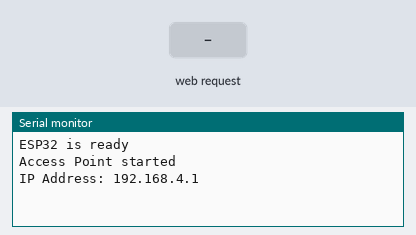
The sketch below on a simulated ESP32. On the bench: the last lines printed to the serial monitor. The inputs (shaded band) are chosen by the test bench.

Above: at 1.2 s.
1.3 s: HTTP request GET /send?message=1 received
At 2.5 s:
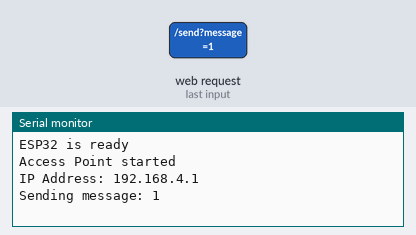
2.8 s: HTTP request GET /send?message=0 received
At 3.7 s:
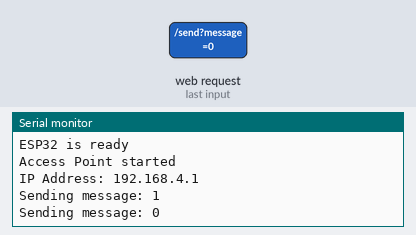

The sketch:

sending_code__AP.ino
```cpp
#include <WiFi.h>
#include <ESPAsyncWebServer.h>


const char* ap_ssid = "LoRa_ESP32_transmitter";
const char* ap_password = "11111111";

AsyncWebServer server(80);

void setup() {
  Serial.begin(9600);
  Serial.println("ESP32 is ready");


  WiFi.softAP(ap_ssid, ap_password);
  Serial.println("Access Point started");
  Serial.print("IP Address: ");
  Serial.println(WiFi.softAPIP());


  const char* html = R"rawliteral(
  <!DOCTYPE HTML><html>
  <head><title>LoRa Sender</title></head>
  <script>
    function sendMessage(event) {
      event.preventDefault();
      var xhr = new XMLHttpRequest();
      var url = "/send?message=" + encodeURIComponent(document.getElementById("message").value);
      xhr.open("GET", url, true);
      xhr.onreadystatechange = function () {
        if (xhr.readyState == 4 && xhr.status == 200) {
          alert(xhr.responseText);
          document.getElementById("message").value = ''; // Clear the input field after sending
        }
      };
      xhr.send();
    }
  </script>
  </head>
  <body>
    <h1>Enter text to send via LoRa</h1>
    <form onsubmit="sendMessage(event)">
      <input type="text" id="message" name="message" required>
      <input type="submit" value="Send">
    </form>
  </body>
  </html>)rawliteral";


  server.on("/", HTTP_GET, [html](AsyncWebServerRequest *request){
    request->send(200, "text/html", html);
  });


  server.on("/send", HTTP_GET, [](AsyncWebServerRequest *request){
    String message;
    if (request->hasParam("message")) {
      message = request->getParam("message")->value();
      Serial.println("Sending message: " + message);


      request->send(200, "text/plain", "Message sent: " + message);
    } else {
      request->send(200, "text/plain", "No message sent");
    }
  });


  server.begin();
}

void loop() {

}
```

Measured:
- after the input at 1.3 s, the serial monitor: prints a new line at once (image 1)
- after the input at 2.8 s, the serial monitor: prints a new line at once (image 2)
